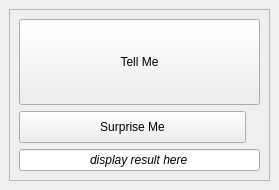
<?xml version="1.0" encoding="UTF-8"?>
<ui version="4.0">
 <class>MainWindow</class>
 <widget class="QMainWindow" name="MainWindow">
  <property name="geometry">
   <rect>
    <x>0</x>
    <y>0</y>
    <width>279</width>
    <height>190</height>
   </rect>
  </property>
  <property name="sizePolicy">
   <sizepolicy hsizetype="Expanding" vsizetype="Expanding">
    <horstretch>0</horstretch>
    <verstretch>0</verstretch>
   </sizepolicy>
  </property>
  <property name="windowTitle">
   <string>Where To Eat</string>
  </property>
  <widget class="QWidget" name="centralwidget">
   <layout class="QVBoxLayout" name="verticalLayout">
    <item>
     <layout class="QGridLayout" name="gridLayout">
      <item row="0" column="0">
       <widget class="QFrame" name="frame">
        <property name="frameShape">
         <enum>QFrame::StyledPanel</enum>
        </property>
        <property name="frameShadow">
         <enum>QFrame::Raised</enum>
        </property>
        <layout class="QHBoxLayout" name="horizontalLayout">
         <item>
          <layout class="QVBoxLayout" name="verticalLayout_2">
           <item>
            <widget class="QPushButton" name="btn_Tellme">
             <property name="sizePolicy">
              <sizepolicy hsizetype="Expanding" vsizetype="Expanding">
               <horstretch>0</horstretch>
               <verstretch>0</verstretch>
              </sizepolicy>
             </property>
             <property name="text">
              <string>Tell Me</string>
             </property>
            </widget>
           </item>
           <item>
            <widget class="QPushButton" name="btn_Surpriseme">
             <property name="sizePolicy">
              <sizepolicy hsizetype="Expanding" vsizetype="Expanding">
               <horstretch>0</horstretch>
               <verstretch>0</verstretch>
              </sizepolicy>
             </property>
             <property name="maximumSize">
              <size>
               <width>227</width>
               <height>32</height>
              </size>
             </property>
             <property name="text">
              <string>Surprise Me</string>
             </property>
             <property name="flat">
              <bool>false</bool>
             </property>
            </widget>
           </item>
           <item>
            <widget class="QLineEdit" name="Le_showresult">
             <property name="font">
              <font>
               <italic>true</italic>
              </font>
             </property>
             <property name="focusPolicy">
              <enum>Qt::NoFocus</enum>
             </property>
             <property name="layoutDirection">
              <enum>Qt::LeftToRight</enum>
             </property>
             <property name="text">
              <string>display result here</string>
             </property>
             <property name="alignment">
              <set>Qt::AlignCenter</set>
             </property>
             <property name="readOnly">
              <bool>true</bool>
             </property>
            </widget>
           </item>
          </layout>
         </item>
        </layout>
       </widget>
      </item>
     </layout>
    </item>
   </layout>
  </widget>
 </widget>
 <resources/>
 <connections/>
</ui>
